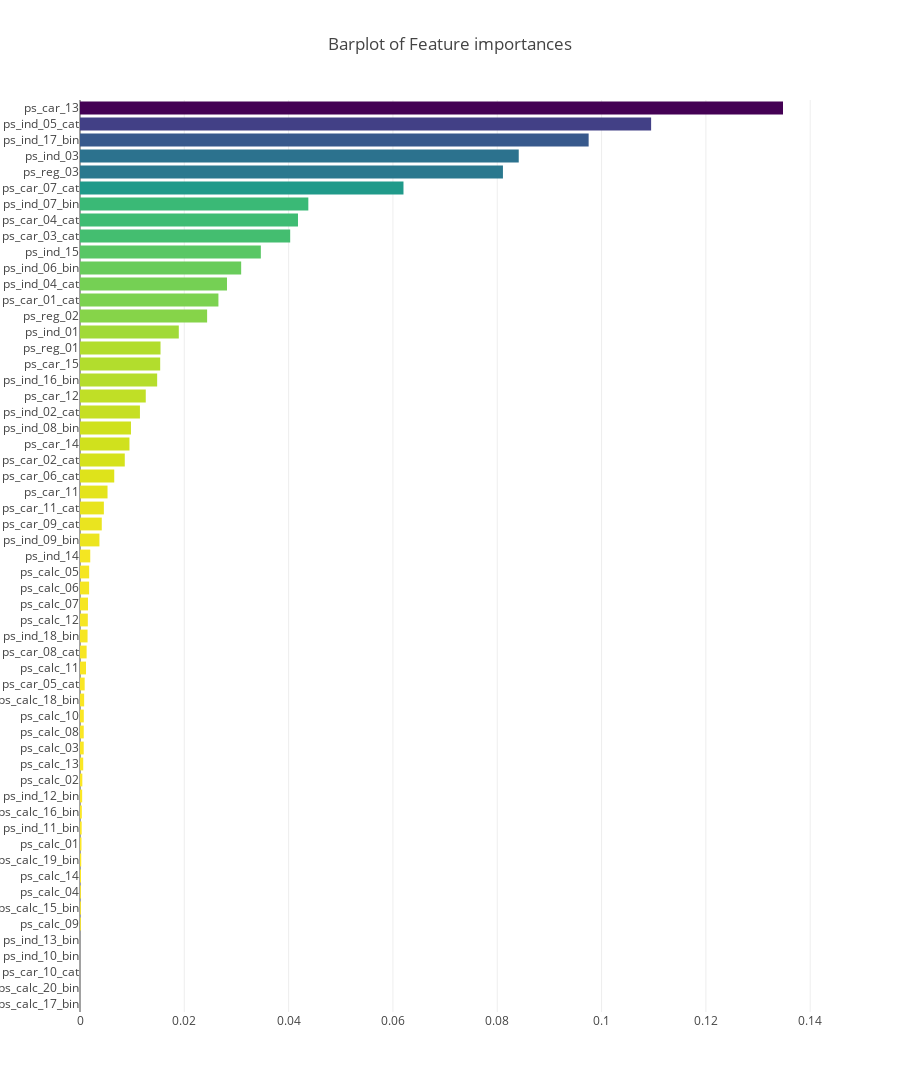

Notebook code for this chart:
### Code cell
x, y = (list(x) for x in zip(*sorted(zip(gb.feature_importances_, features), 
                                                            reverse = False)))
trace2 = go.Bar(
    x=x ,
    y=y,
    marker=dict(
        color=x,
        colorscale = 'Viridis',
        reversescale = True
    ),
    name='Gradient Boosting Classifer Feature importance',
    orientation='h',
)

layout = dict(
    title='Barplot of Feature importances',
     width = 900, height = 2000,
    yaxis=dict(
        showgrid=False,
        showline=False,
        showticklabels=True,
    ))

fig1 = go.Figure(data=[trace2])
fig1['layout'].update(layout)
py.iplot(fig1, filename='plots')

### Figure 1 — Plotly figure (JSON) as saved in the notebook; plotly's stock layout.template omitted (floating-point values rounded to 4 significant figures)
{"data": [{"marker": {"color": [0, 0, 0, 0, 0, 0.0001617, 0.000162, 0.0001654, 0.0001913, 0.0002346, 0.000286, 0.0003235, 0.0003524, 0.0004158, 0.0004461, 0.0006197, 0.0007148, 0.0007188, 0.0007279, 0.0007964, 0.0008965, 0.00115, 0.001271, 0.00145, 0.0015, 0.001539, 0.001749, 0.00176, 0.001965, 0.003726, 0.004174, 0.004577, 0.005278, 0.006565, 0.008584, 0.009484, 0.009773, 0.01149, 0.01261, 0.01479, 0.01537, 0.01544, 0.01894, 0.02437, 0.02654, 0.02818, 0.0309, 0.03467, 0.0403, 0.0418, 0.04378, 0.06202, 0.08109, 0.08412, 0.09752, 0.1095, 0.1348], "colorscale": "Viridis", "reversescale": true}, "name": "Gradient Boosting Classifer Feature importance", "orientation": "h", "type": "bar", "uid": "347c8ab3-481d-4c6f-8f50-b9cce92ef3a6", "x": [0, 0, 0, 0, 0, 0.0001617, 0.000162, 0.0001654, 0.0001913, 0.0002346, 0.000286, 0.0003235, 0.0003524, 0.0004158, 0.0004461, 0.0006197, 0.0007148, 0.0007188, 0.0007279, 0.0007964, 0.0008965, 0.00115, 0.001271, 0.00145, 0.0015, 0.001539, 0.001749, 0.00176, 0.001965, 0.003726, 0.004174, 0.004577, 0.005278, 0.006565, 0.008584, 0.009484, 0.009773, 0.01149, 0.01261, 0.01479, 0.01537, 0.01544, 0.01894, 0.02437, 0.02654, 0.02818, 0.0309, 0.03467, 0.0403, 0.0418, 0.04378, 0.06202, 0.08109, 0.08412, 0.09752, 0.1095, 0.1348], "y": ["ps_calc_17_bin", "ps_calc_20_bin", "ps_car_10_cat", "ps_ind_10_bin", "ps_ind_13_bin", "ps_calc_09", "ps_calc_15_bin", "ps_calc_04", "ps_calc_14", "ps_calc_19_bin", "ps_calc_01", "ps_ind_11_bin", "ps_calc_16_bin", "ps_ind_12_bin", "ps_calc_02", "ps_calc_13", "ps_calc_03", "ps_calc_08", "ps_calc_10", "ps_calc_18_bin", "ps_car_05_cat", "ps_calc_11", "ps_car_08_cat", "ps_ind_18_bin", "ps_calc_12", "ps_calc_07", "ps_calc_06", "ps_calc_05", "ps_ind_14", "ps_ind_09_bin", "ps_car_09_cat", "ps_car_11_cat", "ps_car_11", "ps_car_06_cat", "ps_car_02_cat", "ps_car_14", "ps_ind_08_bin", "ps_ind_02_cat", "ps_car_12", "ps_ind_16_bin", "ps_car_15", "ps_reg_01", "ps_ind_01", "ps_reg_02", "ps_car_01_cat", "ps_ind_04_cat", "ps_ind_06_bin", "ps_ind_15", "ps_car_03_cat", "ps_car_04_cat", "ps_ind_07_bin", "ps_car_07_cat", "ps_reg_03", "ps_ind_03", "ps_ind_17_bin", "ps_ind_05_cat", "ps_car_13"]}], "layout": {"height": 2000, "title": {"text": "Barplot of Feature importances"}, "width": 900, "yaxis": {"showgrid": false, "showline": false, "showticklabels": true}}}
